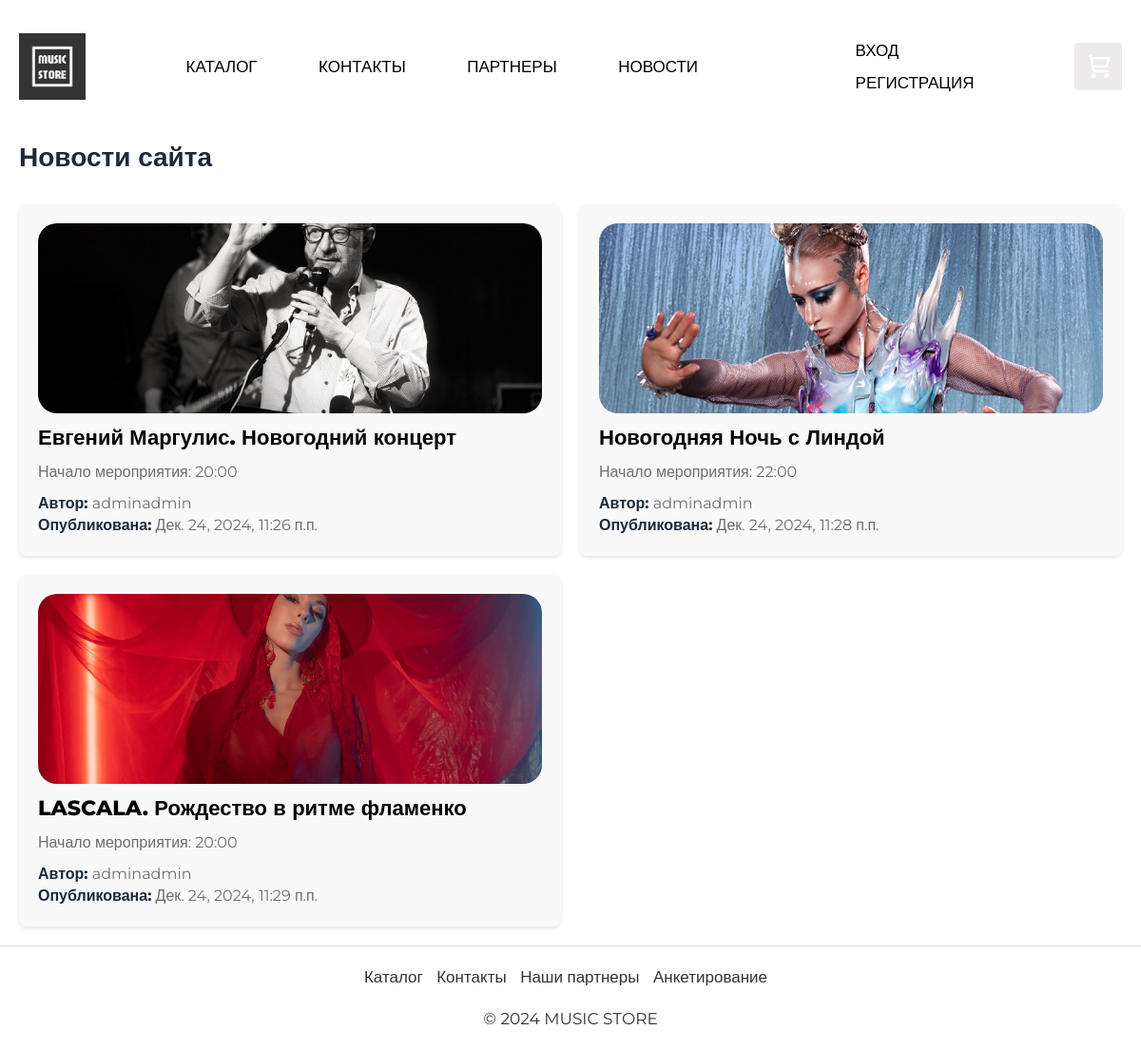
Page /news/ on the committed database.
### app/models.py (models this page shows, shortened)
class News(models.Model):
    id = models.BigAutoField(primary_key=True)
    user = models.ForeignKey(User, on_delete=models.CASCADE)
    title = models.CharField(max_length=100)
    short_info = models.TextField()
    text = models.TextField()
    date = models.DateTimeField(auto_now_add=True)

class NewsImages(models.Model):
    id = models.BigAutoField(primary_key=True)
    news = models.ForeignKey(News, on_delete=models.CASCADE)
    path = models.FileField()

### app/views.py (the view)
# urls.py: path('news/', views.news, name='news'),
def news(request):
    avatar = None
    if request.user.is_authenticated:
        avatar = UserProfile.objects.filter(user=request.user).first()
    news = News.objects.all()
    for snews in news:
        images = NewsImages.objects.filter(news=snews)
        snews.images = images
    context = {
        "title": "Новости",
        "avatar": avatar,
        "news": news
    }
    return render(request, 'app/news.html', context)

### app/templates/app/news.html (shortened to what this page needs)
﻿{% extends "app/layout.html" %}
{% load static %}
{% block content %}
<div style="margin: 20px 0">
    <div style="display: flex; width: 100%; justify-content: space-between; align-items: center; font-size: 28px; color: #1D2939; font-weight: 600; margin-bottom: 30px;">
        <div>
            Новости сайта
        </div>
    </div>
    <div>
        {% if news %}
        <div class="product-container1">
            {% for single_news in news %}
            <div class="product-card">
                <div class="product-details">
                    {% if single_news.images|length > 1 %}
                    <div>
                        <div class="product-image" style="min-height: 200px; height: 200px; overflow: hidden;">
                            {% if single_news.images %}
                            {% if single_news.images|length > 1 %}
                            <div id="carouselExample{{ single_news.id }}" class="carousel slide" data-ride="carousel" style="height: 200px; margin: 0;">
                                <div class="carousel-inner" style="height: 200px;">
                                    {% for image in single_news.images %}
                                    <div class="carousel-item {% if forloop.first %}active{% endif %}">
                                        <img src="{{ image.path.url }}" class="d-block w-100" alt="Изображение новости" style="height: 200px; object-fit: cover; border-radius: 20px;">
                                    </div>
                                    {% endfor %}
                                </div>
                                <a class="carousel-control-prev" href="#carouselExample{{ single_news.id }}" role="button" data-slide="prev">
                                    <span class="carousel-control-prev-icon" aria-hidden="true"></span>
                                    <span class="sr-only">Previous</span>
                                </a>
                                <a class="carousel-control-next" href="#carouselExample{{ single_news.id }}" role="button" data-slide="next">
                                    <span class="carousel-control-next-icon" aria-hidden="true"></span>
                                    <span class="sr-only">Next</span>
                                </a>
                            </div>
                            {% else %}
                            <img src="{{ single_news.images.0.path.url }}" alt="Изображение новости" style="width: 100%; height: 100%; object-fit: cover; border-radius: 20px;">
                            {% endif %}
                            {% else %}
                            <img src="{% static 'app/content/nophoto.jpg' %}" alt="Нет фото" style="width: 100%; height: 100%; object-fit: cover; border-radius: 20px;">
                            {% endif %}
                        </div>
                        <a style="text-decoration: none;" href="/news/{{ single_news.id }}/">
                            <div class="product-card-title" style="margin-top: 10px">{{ single_news.title }}</div>
                            <p class="product-card-description" style="text-align: left">{{ single_news.short_info }}</p>
                        </a>
                    </div>
                    {% else %}
                    <a style="text-decoration: none;" href="/news/{{ single_news.id }}/">
                        <div>
                            <div class="product-image" style="min-height: 200px; height: 200px; overflow: hidden;">
                                {% if single_news.images %}
                                {% if single_news.images|length > 1 %}
                                <div id="carouselExample{{ single_news.id }}" class="carousel slide" data-ride="carousel" style="height: 200px; margin: 0;">
                                    <div class="carousel-inner" style="height: 200px;">
                                        {% for image in single_news.images %}
                                        <div class="carousel-item {% if forloop.first %}active{% endif %}">
                                            <img src="{{ image.path.url }}" class="d-block w-100" alt="Изображение новости" style="height: 200px; object-fit: cover; border-radius: 20px;">
                                        </div>
                                        {% endfor %}
                                    </div>
                                    <a class="carousel-control-prev" href="#carouselExample{{ single_news.id }}" role="button" data-slide="prev">
                                        <span class="carousel-control-prev-icon" aria-hidden="true"></span>
                                        <span class="sr-only">Previous</span>
                                    </a>
                                    <a class="carousel-control-next" href="#carouselExample{{ single_news.id }}" role="button" data-slide="next">
                                        <span class="carousel-control-next-icon" aria-hidden="true"></span>
                                        <span class="sr-only">Next</span>
                                    </a>
                                </div>
                                {% else %}
                                <img src="{{ single_news.images.0.path.url }}" alt="Изображение новости" style="width: 100%; height: 100%; object-fit: cover; border-radius: 20px;">
                                {% endif %}
                                {% else %}
                                <img src="{% static 'app/content/nophoto.jpg' %}" alt="Нет фото" style="width: 100%; height: 100%; object-fit: cover; border-radius: 20px;">
                                {% endif %}
                            </div>
                            <div class="product-card-title" style="margin-top: 10px">{{ single_news.title }}</div>
                            <p class="product-card-description" style="text-align: left">{{ single_news.short_info }}</p>
                        </div>
                    </a>
                    {% endif %}
                    <div>
                        <div style="font-size: 16px; color: #6e6e6e"><b style="color: #1D2939">Автор:</b> {{ single_news.user }}</div>
                        <div style="font-size: 16px; color: #6e6e6e"><b style="color: #1D2939">Опубликована:</b> {{ single_news.date }}</div>
                    </div>
                </div>
            </div>
            {% endfor %}
        </div>
        {% else %}
        <div style="font-size: 20px; height: calc(100vh - 390px); opacity: 0.8; display: flex; justify-content: center; align-items: center">
            Новостей пока нет!
        </div>
        {% endif %}
    </div>
</div>
{% endblock %}

### app/static/app/content/site.css (style rules this page uses)
* { padding: 0; margin: 0; font-family: "Montserrat", sans-serif; transition: all 0.3s; }
p { margin: 0; }
html, body { margin: 0; max-width: 100vw; height: 100%; color: #333; }
.product-container1 { display: grid; grid-template-columns: repeat(auto-fill, minmax(400px, 1fr)); grid-gap: 20px; }
.product-card { background-color: #f9f9f9; border-radius: 8px; box-shadow: 0 2px 4px rgba(0, 0, 0, 0.1); padding: 20px; display: flex; flex-direction: column; transition: transform 0.2s ease-in-out; cursor: pointer; height: 100%; }
.product-image { flex: 0 0 30%; }
.product-details { flex: 1; display: flex; flex-direction: column; justify-content: space-between; }
.product-card-title { width: 100%; text-align: left; color: #000; font-weight: 800; font-size: 22px; margin-bottom: 10px; }
.product-card-description { width: 100%; text-align: justify; color: #6E6E6E; font-size: 16px; }

### rows in the picture
News: images.0.path (picture), title "Евгений Маргулис. Новогодний концерт", short_info "Начало мероприятия: 20:00", user "adminadmin", date "Дек. 24, 2024, 11:26 п.п."
News: images.0.path (picture), title "Новогодняя Ночь с Линдой", short_info "Начало мероприятия: 22:00", user "adminadmin", date "Дек. 24, 2024, 11:28 п.п."
News: images.0.path (picture), title "LASCALA. Рождество в ритме фламенко", short_info "Начало мероприятия: 20:00", user "adminadmin", date "Дек. 24, 2024, 11:29 п.п."
